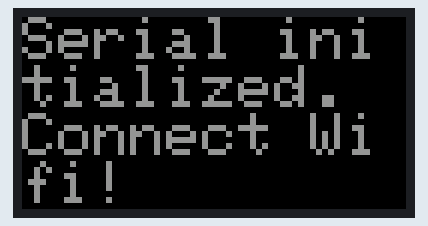
This sketch was run on a simulated ESP8266 (NodeMCU). On the bench: 64×32 colour display. WiFi joins after 1.5 s; servers stay silent unless stated; random numbers use the default seed unless the sketch sets one; what the sketch prints to the serial monitor is not drawn.

Above: at 0.1 s.
At 5.1 s:
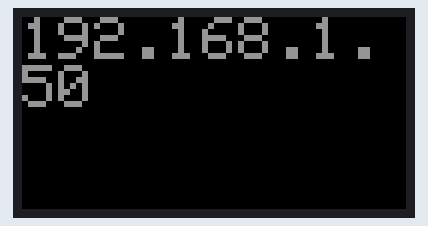
At 22.25 s:
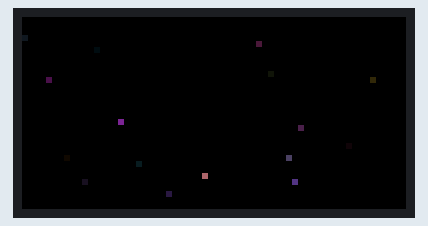
At 26.47 s:
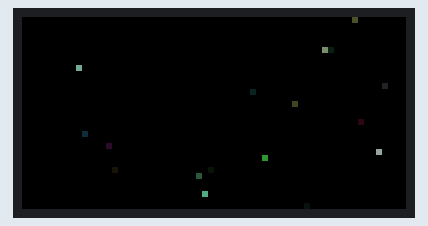
At 30.98 s:
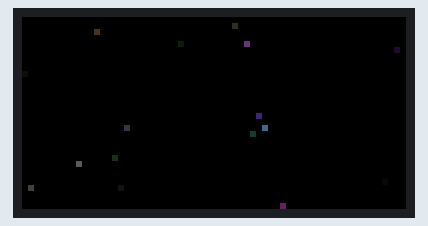
At 39.71 s:
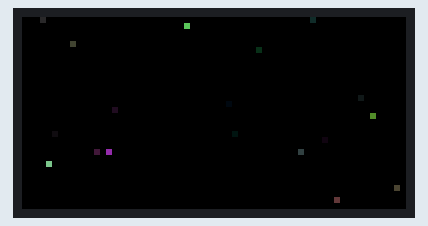

Measured:
- what the display in image 1 shows lasts 15.0 s, from 5.0 s to 20.0 s

The sketch:

EspSpectrumViewer.ino
```cpp
#define double_buffer

#include <Ticker.h>
#include <PxMatrix.h>
#include <ESP8266WiFi.h>

Ticker display_ticker;

// Pins for LED MATRIX
#define P_LAT 16
#define P_A 5
#define P_B 4
#define P_C 15
#define P_OE 2
#define P_D 12
#define P_E 0

 PxMATRIX display(64,32,P_LAT, P_OE,P_A,P_B,P_C,P_D);

// Some standard colors
uint16_t myRED = display.color565(255, 0, 0);
uint16_t myGREEN = display.color565(0, 255, 0);
uint16_t myBLUE = display.color565(0, 0, 255);
uint16_t myWHITE = display.color565(150, 150, 150);
uint16_t myYELLOW = display.color565(255, 255, 0);
uint16_t myCYAN = display.color565(0, 255, 255);
uint16_t myMAGENTA = display.color565(255, 0, 255);
uint16_t myBLACK = display.color565(0, 0, 0);

// FFT data
int position = 0;
bool isColorInfo = false;
int colorIndex = 0;
byte levels[64];
int r = 0;
int g = 150;
int b = 30;
bool dynamicColorChannels[3];
bool isDotMode = false;

// Screen saver
bool isScreenSaver = false;
unsigned long lastCommunication = millis();

struct Snowflake {
  int8_t Position = -1;
  uint8_t StepCycle = 1;
  uint8_t ActualStep = 0;
  uint8_t Red = 100;
  uint8_t Green = 100;
  uint8_t Blue = 100;
};

Snowflake snowflakes[64];
int actualSnowflakes = 0;
int maxSnowflakes = 18;

// Wifi socket
WiFiServer wifiServer(3333);
char packetBuffer[255];
const char *ssid = "Telekom-cc4591-2.4GHz";  //Enter your wifi SSID
const char *password = "";  //Enter your wifi Password

// ISR for display refresh
void display_updater()
{
  display.display(20);
}

// Setup with WiFi, display and Serial initialization
void setup() {
  display.begin(16);
  display_ticker.attach(0.002, display_updater);
  display.setFastUpdate(true);
  yield();

  printSomething("Init serial...");
  Serial.begin(74880);
  while (!Serial) { ; }
  Serial.println(" Connected " );
  printSomething("Serial initialized. Connect Wifi!");

  WiFi.mode(WIFI_STA);
  WiFi.begin(ssid, password);
  WiFi.setSleep(false);

  delay(5000);
  // Wait for connection
  Serial.println("Connecting to Wifi");
  int maxTry = 5;
  int actual = 0;
  while (actual++ < maxTry) {
  if (WiFi.status() == WL_CONNECTED) {
      wifiServer.begin();
      printSomething(WiFi.localIP().toString().c_str());
      break;
  } else {
      printSomething("Wifi not available! Retry!");
    }
    delay(5000);
  }
}

// Main loop with serial and socket processing
void loop() {
  while (Serial.available()) {
    //delay(2);  //delay to allow byte to arrive in input buffer
    int v = Serial.read();
    processByte(v);
  }

  WiFiClient client = wifiServer.available();

  if (client) {
    while (client.connected()) {
      while (client.available() > 0) {
        byte c = client.read();
        processByte(c);
      }
      screenSaver();
    }
    client.stop();
  } else {
    screenSaver();
  }

}

// State machine to process message byte
void processByte(int v) {
  isScreenSaver = false;
  lastCommunication = millis();
  char c = v;
  if (c == '.' && !isColorInfo) {               // The first byte is the dot mode
    isDotMode = true;
  } else if (c == '_' && !isColorInfo) {        // _ character is the start
    position = 0;
  } else if (c == ';' && !isColorInfo) {        // ; character contains color info
    isColorInfo = true;
  } else if (isColorInfo && colorIndex == 0) {  // If color info, the first it the red valure
    r = v;
    colorIndex++;
  } else if (isColorInfo && colorIndex == 1) {  // Second is the green
    g = v;
    colorIndex++;
  } else if (isColorInfo && colorIndex == 2) {  // Third is blue
    b = v;
    colorIndex++;
  } else if (isColorInfo && colorIndex == 3) {  // The 4. byte contains which channels can change by level
    dynamicColorChannels[0] = (v & 4) == 4;
    dynamicColorChannels[1] = (v & 2) == 2;
    dynamicColorChannels[2] = (v & 1) == 1;
    colorIndex++;
  } else if (c == ';' && isColorInfo) {         // ; character ends the color info too
    isColorInfo = false;
    colorIndex = 0;
  } else {                                      // By default the a-z byte or over A is the level
    byte height = (c >= 'a' && c <= 'z' ? c - 'a' : c - 'A' + 26);
    if (height >= 0 && height < 33)
      levels[position++] = height;
  }

  if (position >= 64){                          // After we got all values, update the display
    drawSpectrum();
    isDotMode = false;
    position = 0;
  }
}

void drawSpectrum() {
  display.clearDisplay();
  int position2 = 0;
  uint16_t columnColor = display.color565(r, g, b);

  for(int i = 0; i < 64; i++) {
    if (dynamicColorChannels[0])
      columnColor = display.color565(levels[i] * 6, g, b);
    else if (dynamicColorChannels[1])
      columnColor = display.color565(r, levels[i] * 6, b);
    else if (dynamicColorChannels[2])
      columnColor = display.color565(r, g, levels[i] * 6);

    if (isDotMode)
      display.drawPixel(i, 31 - levels[i], columnColor);
    else
      display.drawLine(i, 31, i, 31 - levels[i],  columnColor);
  }

  display.showBuffer();
}

void printSomething(const char* str) {

  display.fillScreen(myBLACK);
  display.flushDisplay();
  display.setTextColor(myWHITE);
  display.setCursor(0,0);
  display.print(str);
  display.showBuffer();
}
```

ScreenSaver.ino
```cpp
void generateSnowflake() {
  if (actualSnowflakes < maxSnowflakes) {
    int randomColumn = random(0, 64);
    if (snowflakes[randomColumn].Position == -1) {
      int stepCycle = random(2, 10);
      snowflakes[randomColumn].Position = 32;
      snowflakes[randomColumn].StepCycle = stepCycle;
      snowflakes[randomColumn].ActualStep = 0;
      float divider = 1 - (stepCycle / 10.0);
      snowflakes[randomColumn].Red = random(50, 250) * divider;
      snowflakes[randomColumn].Green = random(50, 250) * divider;
      snowflakes[randomColumn].Blue = random(50, 250) * divider;
      actualSnowflakes++;
    }
  }
}

void stepSnowflakes() {
  for (int i = 0; i < 64; i++) {
    if (snowflakes[i].Position > 0) {
      if (snowflakes[i].ActualStep == snowflakes[i].StepCycle) {
        snowflakes[i].Position--;
        snowflakes[i].ActualStep = 0;
      } else {
        snowflakes[i].ActualStep++;
      }
    } else if (snowflakes[i].Position == 0) {
      if (snowflakes[i].ActualStep == snowflakes[i].StepCycle) {
        snowflakes[i].Position = -1;
        actualSnowflakes--;
      } else {
        snowflakes[i].ActualStep++;
      }
    }
  }
}

void displaySnowflakes() {

  display.clearDisplay();

  for(int i = 0; i < 64; i++) {
    int position = snowflakes[i].Position;

    if (position >= 0) {
      uint16_t columnColor = display.color565(snowflakes[i].Red, snowflakes[i].Green, snowflakes[i].Blue);
      display.drawPixel(i, 31 - position, columnColor);
    }
  }

  display.showBuffer();
}

void screenSaver() {
  unsigned long actualMillis = millis();
  if (actualMillis > lastCommunication + 20000) {
    isScreenSaver = true;
  }

  if (isScreenSaver) {
    stepSnowflakes();
    generateSnowflake();
    displaySnowflakes();
    delay(8);
  }
}
```
